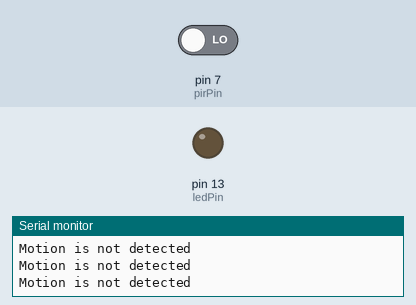
Simulated run of this sketch. Board: Arduino Uno, built with avr-gcc and run on an emulated ATmega328P. Shown: output pins drawn as LEDs (lit = HIGH), the last lines printed to the serial monitor. The inputs (shaded band) are chosen by the test bench; at power-on: pin 7 (pirPin) LOW.

Above: at 2.8 s.
2.9 s: pin 7 (pirPin) driven HIGH
At 3.8 s:
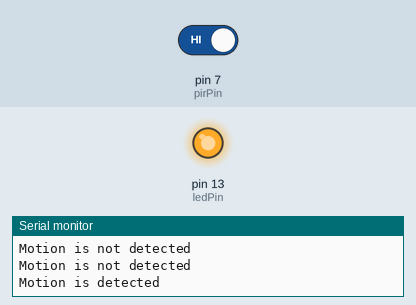
4.5 s: pin 7 (pirPin) driven LOW
At 5.3 s:
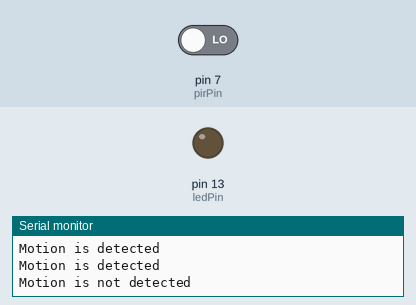
Timing chart, 0 to 7.5 s (numbered marks = the images above; inputs shaded):
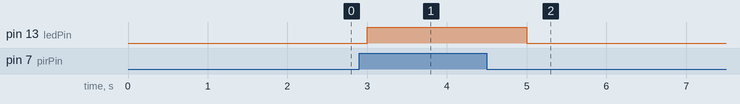

Measured:
- after the input at 2.9 s, pin 13 (ledPin): LOW → HIGH after 0.10 s
- after the input at 4.5 s, pin 13 (ledPin): HIGH → LOW after 0.50 s

The sketch:

Smart_PIR_Motion_Security_System.ino
```cpp
int pirPin = 7;
int ledPin = 13;
void setup()
{
  pinMode(ledPin, OUTPUT);
  pinMode(pirPin, INPUT);
  Serial.begin(9600);
}
void loop()
{
  int motion = digitalRead(pirPin);
  if (motion==HIGH)
  {
    Serial.println("Motion is detected");
    digitalWrite(ledPin, HIGH);
  }
  else
  {
    Serial.println("Motion is not detected");
    digitalWrite(ledPin,LOW);
  }
  delay(1000);
}
```
